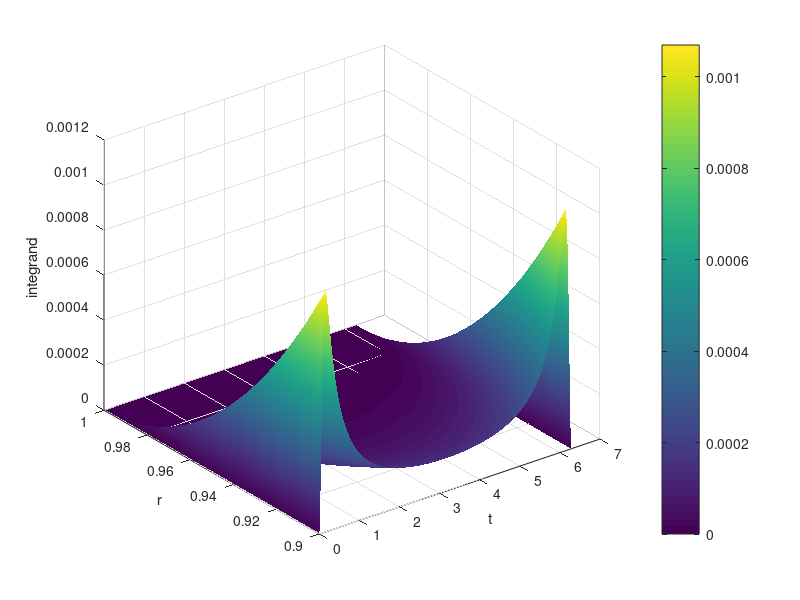

Here is the MATLAB script that generated this plot:
% plots f in basis integrand having numerator f*cos
%
% CONCLUSION: f is non-smooth, requires many points to compute integral in
% [0,2*pi] using FFT/trapz. Not feasible!
%
% ABORTED
clear all;
close all;

m = 3;
l = 2;
rv = linspace(0.9,1,500).';
tv = linspace(0,2*pi,500);
M = numel(rv);

ell = @(r) -(4*r)./(1-r).^2;
integrand = @(r,t) (sin(t./2).^l)./(1-ell(r).*sin(t./2).^2).^(m/2);

f = integrand(rv,tv);

%%
close all;

figure;
surf(tv,rv,f);
shading interp;
xlabel('t');
ylabel('r');
zlabel('integrand');
colorbar;